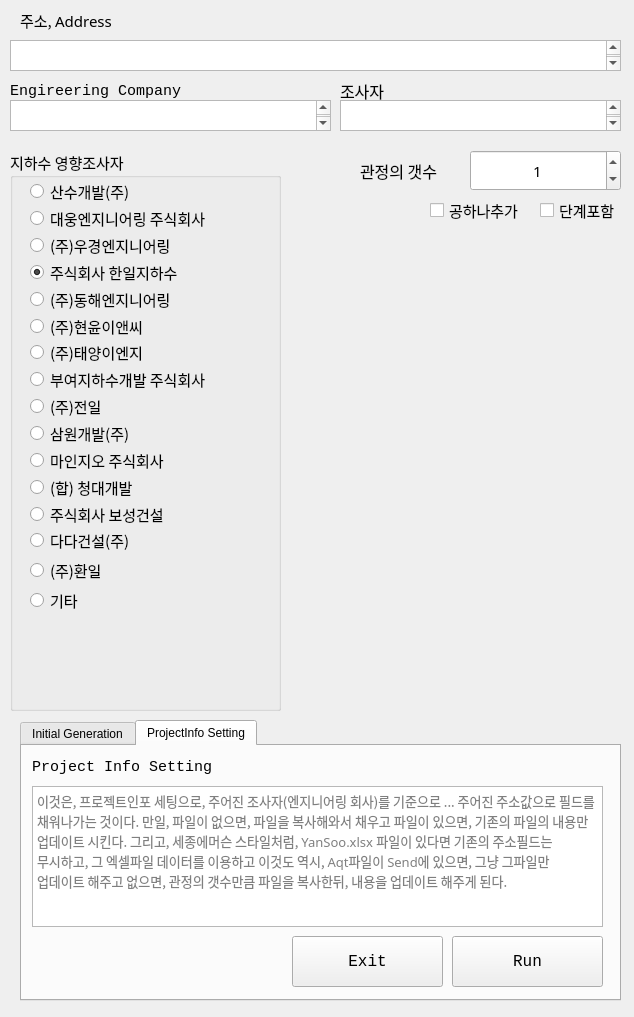
<?xml version="1.0" encoding="UTF-8"?>
<ui version="4.0">
 <class>MainWindow</class>
 <widget class="QMainWindow" name="MainWindow">
  <property name="geometry">
   <rect>
    <x>0</x>
    <y>0</y>
    <width>634</width>
    <height>1017</height>
   </rect>
  </property>
  <property name="windowTitle">
   <string>MainWindow</string>
  </property>
  <widget class="QWidget" name="centralwidget">
   <widget class="QTabWidget" name="tabWidget">
    <property name="geometry">
     <rect>
      <x>20</x>
      <y>720</y>
      <width>601</width>
      <height>281</height>
     </rect>
    </property>
    <property name="sizePolicy">
     <sizepolicy hsizetype="Maximum" vsizetype="Maximum">
      <horstretch>0</horstretch>
      <verstretch>0</verstretch>
     </sizepolicy>
    </property>
    <property name="tabPosition">
     <enum>QTabWidget::North</enum>
    </property>
    <property name="tabShape">
     <enum>QTabWidget::Rounded</enum>
    </property>
    <property name="currentIndex">
     <number>1</number>
    </property>
    <property name="iconSize">
     <size>
      <width>32</width>
      <height>32</height>
     </size>
    </property>
    <property name="elideMode">
     <enum>Qt::ElideLeft</enum>
    </property>
    <widget class="QWidget" name="tab_1">
     <attribute name="title">
      <string>Initial Generation</string>
     </attribute>
     <widget class="QTextEdit" name="textEdit_3">
      <property name="geometry">
       <rect>
        <x>20</x>
        <y>50</y>
        <width>561</width>
        <height>31</height>
       </rect>
      </property>
      <property name="font">
       <font>
        <family>맑은 고딕</family>
        <pointsize>11</pointsize>
       </font>
      </property>
     </widget>
     <widget class="QLabel" name="label_4">
      <property name="geometry">
       <rect>
        <x>30</x>
        <y>20</y>
        <width>141</width>
        <height>21</height>
       </rect>
      </property>
      <property name="font">
       <font>
        <family>Consolas</family>
        <pointsize>11</pointsize>
       </font>
      </property>
      <property name="text">
       <string>Message</string>
      </property>
     </widget>
     <widget class="QPushButton" name="pushButton">
      <property name="geometry">
       <rect>
        <x>290</x>
        <y>190</y>
        <width>141</width>
        <height>51</height>
       </rect>
      </property>
      <property name="font">
       <font>
        <family>Consolas</family>
        <pointsize>12</pointsize>
       </font>
      </property>
      <property name="text">
       <string>Run</string>
      </property>
     </widget>
     <widget class="QPushButton" name="pushButton_2">
      <property name="geometry">
       <rect>
        <x>440</x>
        <y>190</y>
        <width>141</width>
        <height>51</height>
       </rect>
      </property>
      <property name="font">
       <font>
        <family>Consolas</family>
        <pointsize>12</pointsize>
       </font>
      </property>
      <property name="text">
       <string>Exit</string>
      </property>
     </widget>
    </widget>
    <widget class="QWidget" name="tab_2">
     <attribute name="title">
      <string>ProjectInfo Setting</string>
     </attribute>
     <widget class="QPushButton" name="pushButton_3">
      <property name="geometry">
       <rect>
        <x>430</x>
        <y>190</y>
        <width>151</width>
        <height>51</height>
       </rect>
      </property>
      <property name="font">
       <font>
        <family>Consolas</family>
        <pointsize>12</pointsize>
       </font>
      </property>
      <property name="text">
       <string>Run</string>
      </property>
     </widget>
     <widget class="QLabel" name="label_5">
      <property name="geometry">
       <rect>
        <x>10</x>
        <y>10</y>
        <width>491</width>
        <height>21</height>
       </rect>
      </property>
      <property name="font">
       <font>
        <family>Consolas</family>
        <pointsize>11</pointsize>
       </font>
      </property>
      <property name="text">
       <string>Project Info Setting</string>
      </property>
     </widget>
     <widget class="QTextEdit" name="textEdit_4">
      <property name="geometry">
       <rect>
        <x>10</x>
        <y>40</y>
        <width>571</width>
        <height>141</height>
       </rect>
      </property>
      <property name="font">
       <font>
        <family>D2Coding</family>
        <pointsize>10</pointsize>
       </font>
      </property>
      <property name="placeholderText">
       <string>이것은, 프로젝트인포 세팅으로, 주어진 조사자(엔지니어링 회사)를 기준으로 ... 주어진 주소값으로 필드를 채워나가는 것이다. 만일, 파일이 없으면, 파일을 복사해와서 채우고 파일이 있으면, 기존의 파일의 내용만 업데이트 시킨다. 그리고, 세종에머슨 스타일처럼, YanSoo.xlsx 파일이 있다면 기존의 주소필드는 무시하고, 그 엑셀파일 데이터를 이용하고 이것도 역시, Aqt파일이 Send에 있으면, 그냥 그파일만 업데이트 해주고 없으면, 관정의 갯수만큼 파일을 복사한뒤, 내용을 업데이트 해주게 된다.</string>
      </property>
     </widget>
     <widget class="QPushButton" name="pushButton_4">
      <property name="geometry">
       <rect>
        <x>270</x>
        <y>190</y>
        <width>151</width>
        <height>51</height>
       </rect>
      </property>
      <property name="font">
       <font>
        <family>Consolas</family>
        <pointsize>12</pointsize>
       </font>
      </property>
      <property name="text">
       <string>Exit</string>
      </property>
     </widget>
    </widget>
   </widget>
   <widget class="QTextEdit" name="textEdit">
    <property name="geometry">
     <rect>
      <x>10</x>
      <y>40</y>
      <width>611</width>
      <height>31</height>
     </rect>
    </property>
    <property name="font">
     <font>
      <family>맑은 고딕</family>
      <pointsize>11</pointsize>
     </font>
    </property>
   </widget>
   <widget class="QLabel" name="label">
    <property name="geometry">
     <rect>
      <x>20</x>
      <y>10</y>
      <width>141</width>
      <height>21</height>
     </rect>
    </property>
    <property name="font">
     <font>
      <family>D2Coding</family>
      <pointsize>11</pointsize>
     </font>
    </property>
    <property name="text">
     <string>주소, Address</string>
    </property>
   </widget>
   <widget class="QLabel" name="label_3">
    <property name="geometry">
     <rect>
      <x>10</x>
      <y>80</y>
      <width>191</width>
      <height>21</height>
     </rect>
    </property>
    <property name="font">
     <font>
      <family>Consolas</family>
      <pointsize>11</pointsize>
     </font>
    </property>
    <property name="text">
     <string>Engireering Company</string>
    </property>
   </widget>
   <widget class="QTextEdit" name="textEdit_2">
    <property name="geometry">
     <rect>
      <x>10</x>
      <y>100</y>
      <width>321</width>
      <height>31</height>
     </rect>
    </property>
    <property name="font">
     <font>
      <family>맑은 고딕</family>
      <pointsize>11</pointsize>
     </font>
    </property>
   </widget>
   <widget class="QGroupBox" name="groupBox">
    <property name="geometry">
     <rect>
      <x>10</x>
      <y>150</y>
      <width>271</width>
      <height>561</height>
     </rect>
    </property>
    <property name="font">
     <font>
      <family>D2Coding</family>
      <pointsize>11</pointsize>
     </font>
    </property>
    <property name="title">
     <string>지하수 영향조사자</string>
    </property>
    <widget class="QRadioButton" name="radio12">
     <property name="geometry">
      <rect>
       <x>20</x>
       <y>326</y>
       <width>193</width>
       <height>22</height>
      </rect>
     </property>
     <property name="font">
      <font>
       <family>맑은 고딕</family>
       <pointsize>11</pointsize>
      </font>
     </property>
     <property name="text">
      <string>(합) 청대개발</string>
     </property>
    </widget>
    <widget class="QRadioButton" name="radio13">
     <property name="geometry">
      <rect>
       <x>20</x>
       <y>353</y>
       <width>193</width>
       <height>22</height>
      </rect>
     </property>
     <property name="font">
      <font>
       <family>맑은 고딕</family>
       <pointsize>11</pointsize>
      </font>
     </property>
     <property name="text">
      <string>주식회사 보성건설</string>
     </property>
    </widget>
    <widget class="QRadioButton" name="radio5">
     <property name="geometry">
      <rect>
       <x>20</x>
       <y>138</y>
       <width>193</width>
       <height>22</height>
      </rect>
     </property>
     <property name="font">
      <font>
       <family>맑은 고딕</family>
       <pointsize>11</pointsize>
      </font>
     </property>
     <property name="text">
      <string>(주)동해엔지니어링</string>
     </property>
    </widget>
    <widget class="QRadioButton" name="radio3">
     <property name="geometry">
      <rect>
       <x>20</x>
       <y>84</y>
       <width>193</width>
       <height>22</height>
      </rect>
     </property>
     <property name="font">
      <font>
       <family>맑은 고딕</family>
       <pointsize>11</pointsize>
      </font>
     </property>
     <property name="text">
      <string>(주)우경엔지니어링</string>
     </property>
    </widget>
    <widget class="QRadioButton" name="radio8">
     <property name="geometry">
      <rect>
       <x>20</x>
       <y>218</y>
       <width>193</width>
       <height>22</height>
      </rect>
     </property>
     <property name="font">
      <font>
       <family>맑은 고딕</family>
       <pointsize>11</pointsize>
      </font>
     </property>
     <property name="text">
      <string>부여지하수개발 주식회사</string>
     </property>
    </widget>
    <widget class="QRadioButton" name="radio7">
     <property name="geometry">
      <rect>
       <x>20</x>
       <y>192</y>
       <width>193</width>
       <height>21</height>
      </rect>
     </property>
     <property name="font">
      <font>
       <family>맑은 고딕</family>
       <pointsize>11</pointsize>
      </font>
     </property>
     <property name="text">
      <string>(주)태양이엔지</string>
     </property>
    </widget>
    <widget class="QRadioButton" name="radio6">
     <property name="geometry">
      <rect>
       <x>20</x>
       <y>165</y>
       <width>193</width>
       <height>22</height>
      </rect>
     </property>
     <property name="font">
      <font>
       <family>맑은 고딕</family>
       <pointsize>11</pointsize>
      </font>
     </property>
     <property name="text">
      <string>(주)현윤이앤씨</string>
     </property>
    </widget>
    <widget class="QRadioButton" name="radio11">
     <property name="geometry">
      <rect>
       <x>20</x>
       <y>299</y>
       <width>193</width>
       <height>22</height>
      </rect>
     </property>
     <property name="font">
      <font>
       <family>맑은 고딕</family>
       <pointsize>11</pointsize>
      </font>
     </property>
     <property name="text">
      <string>마인지오 주식회사</string>
     </property>
    </widget>
    <widget class="QRadioButton" name="radio9">
     <property name="geometry">
      <rect>
       <x>20</x>
       <y>245</y>
       <width>193</width>
       <height>22</height>
      </rect>
     </property>
     <property name="font">
      <font>
       <family>맑은 고딕</family>
       <pointsize>11</pointsize>
      </font>
     </property>
     <property name="text">
      <string>(주)전일</string>
     </property>
    </widget>
    <widget class="QRadioButton" name="radio10">
     <property name="geometry">
      <rect>
       <x>20</x>
       <y>272</y>
       <width>193</width>
       <height>22</height>
      </rect>
     </property>
     <property name="font">
      <font>
       <family>맑은 고딕</family>
       <pointsize>11</pointsize>
      </font>
     </property>
     <property name="text">
      <string>삼원개발(주)</string>
     </property>
     <property name="checked">
      <bool>false</bool>
     </property>
    </widget>
    <widget class="QRadioButton" name="radio2">
     <property name="geometry">
      <rect>
       <x>20</x>
       <y>57</y>
       <width>193</width>
       <height>22</height>
      </rect>
     </property>
     <property name="font">
      <font>
       <family>맑은 고딕</family>
       <pointsize>11</pointsize>
      </font>
     </property>
     <property name="text">
      <string>대웅엔지니어링 주식회사</string>
     </property>
    </widget>
    <widget class="QRadioButton" name="radio4">
     <property name="geometry">
      <rect>
       <x>20</x>
       <y>111</y>
       <width>193</width>
       <height>22</height>
      </rect>
     </property>
     <property name="font">
      <font>
       <family>맑은 고딕</family>
       <pointsize>11</pointsize>
      </font>
     </property>
     <property name="text">
      <string>주식회사 한일지하수</string>
     </property>
     <property name="checked">
      <bool>true</bool>
     </property>
    </widget>
    <widget class="QRadioButton" name="radio1">
     <property name="geometry">
      <rect>
       <x>20</x>
       <y>30</y>
       <width>193</width>
       <height>22</height>
      </rect>
     </property>
     <property name="font">
      <font>
       <family>맑은 고딕</family>
       <pointsize>11</pointsize>
      </font>
     </property>
     <property name="text">
      <string>산수개발(주)</string>
     </property>
    </widget>
    <widget class="QRadioButton" name="radio14">
     <property name="geometry">
      <rect>
       <x>20</x>
       <y>380</y>
       <width>193</width>
       <height>21</height>
      </rect>
     </property>
     <property name="font">
      <font>
       <family>맑은 고딕</family>
       <pointsize>11</pointsize>
      </font>
     </property>
     <property name="text">
      <string>다다건설(주)</string>
     </property>
    </widget>
    <widget class="QRadioButton" name="radio15">
     <property name="geometry">
      <rect>
       <x>20</x>
       <y>410</y>
       <width>193</width>
       <height>21</height>
      </rect>
     </property>
     <property name="font">
      <font>
       <family>맑은 고딕</family>
       <pointsize>11</pointsize>
      </font>
     </property>
     <property name="text">
      <string>(주)환일</string>
     </property>
    </widget>
    <widget class="QRadioButton" name="radio16">
     <property name="geometry">
      <rect>
       <x>20</x>
       <y>440</y>
       <width>193</width>
       <height>21</height>
      </rect>
     </property>
     <property name="font">
      <font>
       <family>맑은 고딕</family>
       <pointsize>11</pointsize>
      </font>
     </property>
     <property name="text">
      <string>기타</string>
     </property>
    </widget>
   </widget>
   <widget class="QLabel" name="label_2">
    <property name="geometry">
     <rect>
      <x>360</x>
      <y>160</y>
      <width>91</width>
      <height>21</height>
     </rect>
    </property>
    <property name="font">
     <font>
      <family>D2Coding</family>
      <pointsize>12</pointsize>
     </font>
    </property>
    <property name="text">
     <string>관정의 갯수</string>
    </property>
   </widget>
   <widget class="QCheckBox" name="checkBox">
    <property name="geometry">
     <rect>
      <x>540</x>
      <y>200</y>
      <width>81</width>
      <height>20</height>
     </rect>
    </property>
    <property name="font">
     <font>
      <family>D2Coding</family>
      <pointsize>11</pointsize>
     </font>
    </property>
    <property name="text">
     <string>단계포함</string>
    </property>
   </widget>
   <widget class="QSpinBox" name="spinBox">
    <property name="geometry">
     <rect>
      <x>470</x>
      <y>150</y>
      <width>151</width>
      <height>41</height>
     </rect>
    </property>
    <property name="font">
     <font>
      <family>D2Coding</family>
      <pointsize>11</pointsize>
     </font>
    </property>
    <property name="alignment">
     <set>Qt::AlignCenter</set>
    </property>
    <property name="buttonSymbols">
     <enum>QAbstractSpinBox::UpDownArrows</enum>
    </property>
    <property name="showGroupSeparator" stdset="0">
     <bool>false</bool>
    </property>
    <property name="value">
     <number>1</number>
    </property>
   </widget>
   <widget class="QTextEdit" name="textEdit_company">
    <property name="geometry">
     <rect>
      <x>340</x>
      <y>100</y>
      <width>281</width>
      <height>31</height>
     </rect>
    </property>
    <property name="font">
     <font>
      <family>맑은 고딕</family>
      <pointsize>11</pointsize>
     </font>
    </property>
   </widget>
   <widget class="QLabel" name="label_6">
    <property name="geometry">
     <rect>
      <x>340</x>
      <y>80</y>
      <width>91</width>
      <height>21</height>
     </rect>
    </property>
    <property name="font">
     <font>
      <family>D2Coding</family>
      <pointsize>12</pointsize>
     </font>
    </property>
    <property name="text">
     <string>조사자</string>
    </property>
   </widget>
   <widget class="QCheckBox" name="checkBox_addOne">
    <property name="geometry">
     <rect>
      <x>430</x>
      <y>200</y>
      <width>101</width>
      <height>20</height>
     </rect>
    </property>
    <property name="font">
     <font>
      <family>D2Coding</family>
      <pointsize>11</pointsize>
     </font>
    </property>
    <property name="text">
     <string>공하나추가</string>
    </property>
   </widget>
  </widget>
 </widget>
 <resources/>
 <connections/>
</ui>
